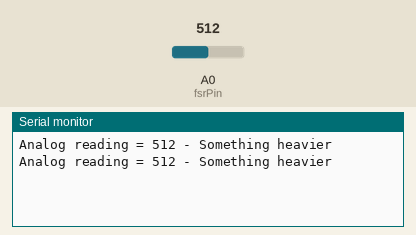
Simulated run of this sketch. Board: Arduino Uno, built with avr-gcc and run on an emulated ATmega328P. Shown: the last lines printed to the serial monitor. The inputs (shaded band) are chosen by the test bench; at power-on: A0 (fsrPin) = 512.

Above: at 1.8 s.
1.9 s: A0 (fsrPin) set to 390
At 2.4 s:
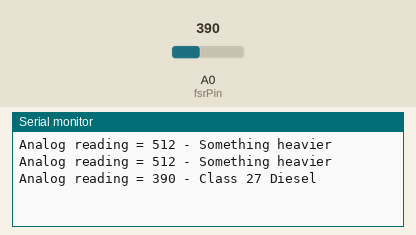
4.5 s: A0 (fsrPin) set to 190
At 5.8 s:
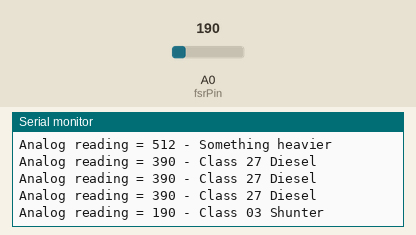
7.5 s: A0 (fsrPin) set to 70
At 8.8 s:
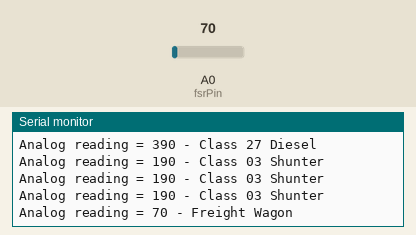
10.5 s: A0 (fsrPin) set to 0
At 11.8 s:
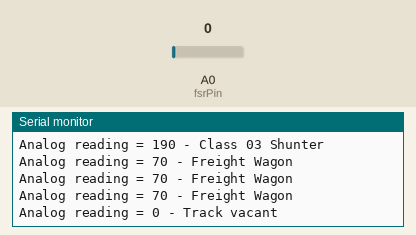

The sketch:

basic_fsr_sketch.ino
```cpp
    int fsrPin = 0;     // the FSR and 10K pulldown are connected to a0
    int fsrReading;     // the analog reading from the FSR resistor divider

    void setup(void) {
      // We'll send debugging information via the Serial monitor
      Serial.begin(9600);
    }

    void loop(void) {
      fsrReading = analogRead(fsrPin);

      Serial.print("Analog reading = ");
      Serial.print(fsrReading);     // the raw analog reading

      // We'll have a few threshholds, qualitatively determined
      if (fsrReading < 10) {
        Serial.println(" - Track vacant");
      } else if (fsrReading < 80) {
        Serial.println(" - Freight Wagon");
      } else if (fsrReading < 200) {
        Serial.println(" - Class 03 Shunter");
      } else if (fsrReading < 400) {
        Serial.println(" - Class 27 Diesel");
      } else {
        Serial.println(" - Something heavier");
      }
      delay(1000);
    }
```

Measured:
- after the input at 1.9 s, the serial monitor: prints a new line after 0.10 s (image 1)
- after the input at 4.5 s, the serial monitor: prints a new line after 0.50 s (image 2)
- after the input at 7.5 s, the serial monitor: prints a new line after 0.50 s (image 3)
- after the input at 10.5 s, the serial monitor: prints a new line after 0.51 s (image 4)
